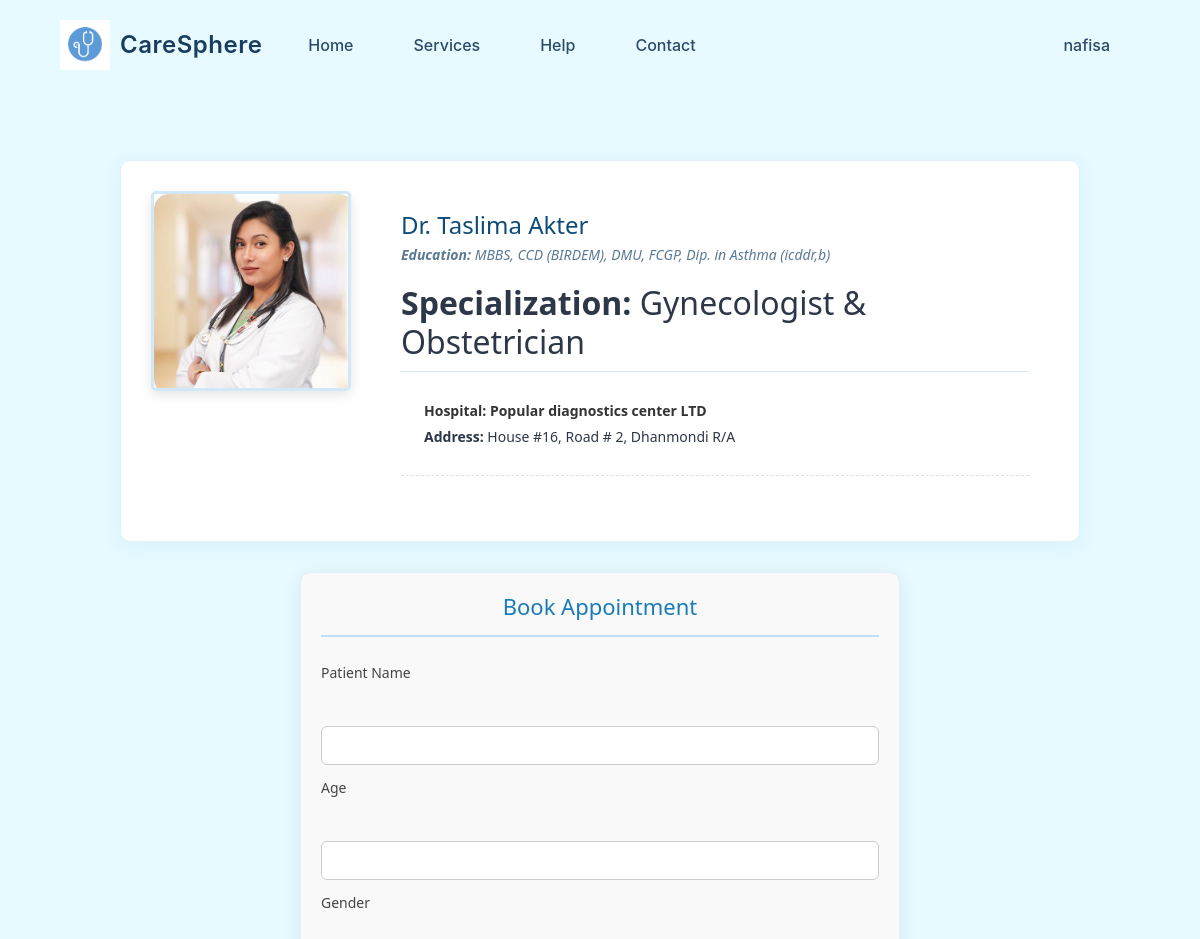
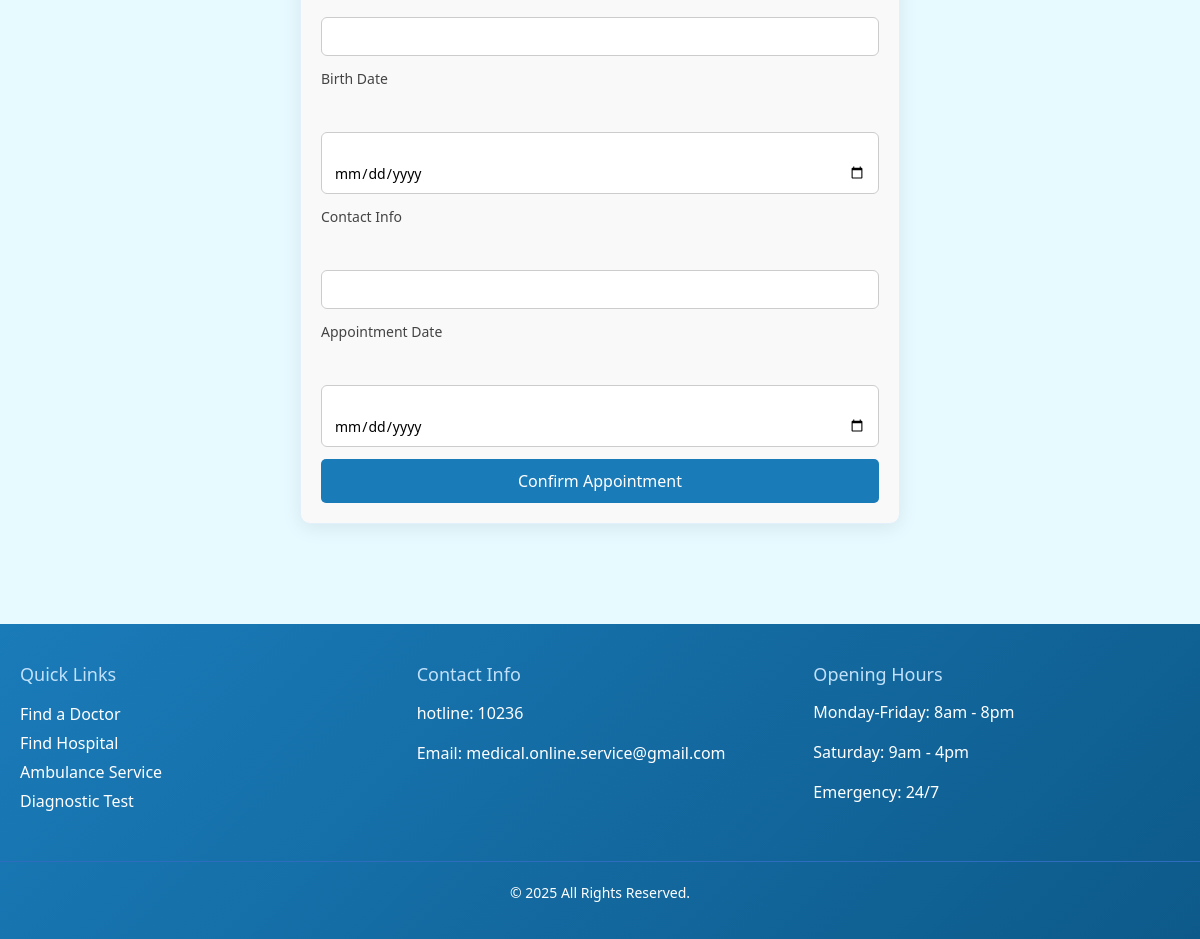
The app's page /book_appointment/4 (signed in) with its own data (2 pictures, top to bottom).
### account/models.py (models this page shows, shortened)
class CustomUser(AbstractUser):
    email = models.EmailField(unique=True)
    phone_number = models.CharField(max_length=15, blank=True,null = True)

### doctors/models.py (models this page shows, shortened)
class Doctor(models.Model):
    name = models.CharField(max_length=200 ,blank=True, null=True)
    profile_pic = models.ImageField(upload_to='doc_img/',blank=True,null=True)
    gender = models.CharField(max_length=10, blank=True, null=True)
    education = models.CharField(max_length=200 ,blank=True, null=True)  # institution name jekhane poralikha korse
    specialization = models.CharField(max_length=200 ,blank=True, null=True)
    Profession = models.CharField(max_length=200 ,blank=True, null=True)
    chamber_address = models.CharField(max_length=200 ,blank=True, null=True)
    city = models.CharField(max_length=100, blank=True, null=True)
    hospitals = models.ManyToManyField('hospital.Hospital', through='Dept')

### hospital/models.py (models this page shows, shortened)
class Hospital(models.Model):
    name = models.CharField(max_length=200 ,blank= True,null=True)
    profile_pic = models.ImageField(upload_to='doc_img/',blank=True, null=True)
    address = models.CharField(max_length=200 ,blank= True,null=True)
    city = models.CharField(max_length=100,blank= True,null=True)
    hotline = models.CharField(max_length=20,blank= True,null=True)
    email = models.EmailField(blank=True,null=True)

### appointment/views.py (the view)
# urls.py: path('book_appointment/<str:id>', ap_views.book_appointment, name='book_appointment'),
@login_required
def book_appointment(request,id ):
    doctor = Doctor.objects.get(pk= id)
    if request.method == 'POST':
        form = AppointmentForm(request.POST,request.FILES)
        if form.is_valid():
            appointment = form.save(commit=False)
            appointment.doctor = doctor
            appointment.user = request.user  # Save the logged-in user
            appointment.save()
            return redirect('doctor_list')
    else:
        form = AppointmentForm()
    context = {
        'form': form,
        'doctor': doctor
    }
    return render(request,template_name='doctors/book_appointment.html', context= context)

### appointment/form.py
class AppointmentForm(forms.ModelForm):
    class Meta:
        model = Appointment
        fields = ['patient_name', 'age', 'gender', 'birth_date', 'contact_info', 'appointment_date']
        widgets = {
            'birth_date': forms.DateInput(attrs={'type': 'date'}),
            'appointment_date': forms.DateInput(attrs={'type': 'date'}),
        }

### template/doctors/book_appointment.html (shortened to what this page needs)
{% extends 'base.html' %}
{% load static %}
{% block body_class %}book-appointment{% endblock %}
{% block content %}
<div class="appointment-container" style="padding: 20px;">
  <div class="doctor-profile-section" style="display: flex; gap: 30px; margin-bottom: 30px;">
    <div class="doctor-image-container">
      <img src="{% if doctor.profile_pic %}{{ doctor.profile_pic.url }}{% else %}{% static 'images/default-doctor.jpg' %}{% endif %}"
           alt="{{ doctor.name }}"
           style="width: 200px; height: 200px; object-fit: cover; border-radius: 15px;">
    </div>
    <div class="doctor-info">
      <h1>{{ doctor.name }}</h1>
      <p class="qualifications"><strong>Education:</strong> {{ doctor.education }}</p>
      <h2><strong>Specialization:</strong> {{ doctor.specialization }}</h2>
      <div class="hospital-info" style="margin-top: 10px;">
        {% for hospital in doctor.hospitals.all %}
          <p><strong>Hospital:</strong> {{ hospital.name }}</p>
          <p><strong>Address:</strong> {{ hospital.address }}</p>
        {% endfor %}
      </div>
    </div>
  </div>
  <div class="appointment-form-section" style="max-width: 600px; margin: auto; padding: 20px; background: #f9f9f9; border-radius: 10px;">
    <h2 style="text-align: center;">Book Appointment</h2>
    <form method="POST" enctype="multipart/form-data" class="appointment-form" style="margin-top: 20px;">
      <div class="form-group" style="margin-bottom: 15px;">
        <label for="patient-name">Patient Name</label><br>
        {{ form.patient_name }}
      </div>
      <div class="form-group" style="margin-bottom: 15px;">
        <label for="age">Age</label><br>
        {{ form.age }}
      </div>
      <div class="form-group" style="margin-bottom: 15px;">
        <label for="gender">Gender</label><br>
        {{ form.gender }}
      </div>
      <div class="form-group" style="margin-bottom: 15px;">
        <label for="birth-date">Birth Date</label><br>
        {{ form.birth_date }}
      </div>
      <div class="form-group" style="margin-bottom: 15px;">
        <label for="contact-info">Contact Info</label><br>
        {{ form.contact_info }}
      </div>
      <div class="form-group" style="margin-bottom: 15px;">
        <label for="appointment-date">Appointment Date</label><br>
        {{ form.appointment_date }}
      </div>
      <button type="submit" class="submit-btn" style="width: 100%; padding: 10px; background-color: #4CAF50; border: none; color: white; border-radius: 5px; margin-top: 10px;">
        Confirm Appointment
      </button>
    </form>
  </div>
</div>
{% endblock %}

### template/navbar.html (shortened to what this page needs)
{% load static %}
<nav class="navbar navbar-expand-lg navbar-light">
  <a class="navbar-brand" href="{% url 'home' %}">
    <img src="{% static 'image/logo6.png' %}" alt="Logo" height="50" width="auto" class="d-inline-block align-middle me-3">
    CareSphere
  </a>
  <div class="collapse navbar-collapse" id="navbarSupportedContent">
    <ul class="navbar-nav mr-auto">
      <li class="nav-item">
        <a class="nav-link" href="{% url 'home' %}">Home</a>
      </li>
      <li class="nav-item dropdown">
        <a class="nav-link" href="#" id="navbarDropdown1" role="button" data-toggle="dropdown" aria-haspopup="true" aria-expanded="false">
          Services
        </a>
      </li>
      <li class="nav-item dropdown">
        <a class="nav-link " href="#" id="navbarDropdown2" role="button" data-toggle="dropdown" aria-haspopup="true" aria-expanded="false">
          Help
        </a>
      </li>
      <li class="nav-item dropdown">
        <a class="nav-link " href="#" id="navbarDropdown3" role="button" data-toggle="dropdown" aria-haspopup="true" aria-expanded="false">
          Contact
        </a>
      </li>
    </ul>
    <ul class="navbar-nav ml-auto">
      {% if user.is_authenticated %}
        <li class="nav-item dropdown">
          <a class="nav-link " href="#" id="userDropdown" role="button" data-toggle="dropdown" aria-haspopup="true" aria-expanded="false">
            {{ user.get_full_name|default:user.username }}
          </a>
        </li>
      {% else %}
        <li class="nav-item">
          <a class="nav-link login-btn" href="{% url 'login' %}">Login/Register</a>
        </li>
      {% endif %}
    </ul>
  </div>
</nav>

### static/css/styles.css (style rules this page uses)
html { box-sizing: border-box; height: 100%; overflow-x: hidden; }
*, *::before, *::after { box-sizing: inherit; }
body { font-family: 'Segoe UI', Arial, sans-serif; margin: 0; padding: 0; background-color: #f8fafc; color: #2d3748; min-height: 100vh; display: flex; flex-direction: column; width: 100%; max-width: 100vw; position: relative; overflow-x: hidden; }

### static/css/register.css (style rules this page uses)
.navbar { position: absolute; top: 0; left: 0; width: 100%; background-color: transparent !important; z-index: 1; box-shadow: none !important; }
.form-group { margin-bottom: 20px; }
.form-group label { display: block; margin-bottom: 8px; color: #555; font-size: 14px; font-weight: 500; }
.form-group input { width: 100%; padding: 12px 15px; border: 1px solid #ddd; border-radius: 8px; font-size: 16px; transition: all 0.3s; }

### static/css/navbar.css (style rules this page uses)
.navbar { background-color: #ffffff; box-shadow: 0 2px 10px rgba(0, 0, 0, 0.05); padding: 15px 5%; font-family: 'Inter', sans-serif; position: sticky; top: 0; z-index: 1000; }
.navbar-brand { font-weight: 600; color: #1a3c5e !important; font-size: 1.5rem; letter-spacing: 0.5px; display: flex; align-items: center; gap: 10px; }
.navbar-brand img { height: 50px; width: auto; transition: transform 0.3s ease; }
.nav-link { color: #2d4a6b !important; font-weight: 500; margin: 0 15px; padding: 10px 15px !important; font-size: 1rem; position: relative; transition: color 0.3s ease; }
.nav-link::after { content: ''; position: absolute; width: 0; height: 2px; bottom: 5px; left: 15px; background-color: #007bff; transition: width 0.3s ease; }

### static/css/doc_search.css (style rules this page uses)
.qualifications { color: #666; font-style: italic; font-size: 16px; margin-bottom: 20px; }
.doctor-info { flex: 1; padding: 20px; }
.qualifications { color: #666; font-size: 13px; margin: 0 0 10px 0; line-height: 1.4; }
.hospital-info { margin: 15px 0; padding: 10px 0; border-top: 1px dashed #e0e0e0; border-bottom: 1px dashed #e0e0e0; }
.hospital-info p { margin: 5px 0; font-size: 14px; }
.hospital-info p:first-child { font-weight: 600; color: #333; }

### static/css/hospital_list.css (style rules this page uses)
.hospital-info { flex: 1; padding: 23px; }
.hospital-info p { margin: 5px 0; font-size: 14px; }
.hospital-info p:first-child { font-weight: 600; color: #333; }

### static/css/upload_hospital.css (style rules this page uses)
.form-group { margin-bottom: 25px; }
.form-group label { display: block; font-weight: 500; color: #444; font-size: 15px; margin-bottom: 8px; }
.submit-btn { width: 100%; padding: 16px; background: #3b82f6; color: white; border: none; border-radius: 8px; font-size: 1.1rem; font-weight: 600; cursor: pointer; transition: all 0.3s ease; margin-top: 15px; display: flex; align-items: center; justify-content: center; gap: 10px; }

### static/css/upload_doctor.css (style rules this page uses)
.form-group { margin-bottom: 1.5rem; }
.form-group label { display: block; font-weight: 500; color: #444; font-size: 0.95rem; margin-bottom: 0.5rem; }
.form-group input, .form-group select, .form-group textarea { width: 100%; padding: 0.75rem; border: 1px solid #ddd; border-radius: 0.375rem; font-size: 1rem; transition: all 0.3s ease; }
.submit-btn { width: 90%; padding: 0.875rem; background-color: #3b82f6; color: white; border: none; border-radius: 0.375rem; font-size: 1rem; font-weight: 500; cursor: pointer; transition: all 0.3s ease; margin-top: 1rem; }
form { font-family: 'Segoe UI', Tahoma, Geneva, Verdana, sans-serif; font-size: 14px; color: #333; }
.form-group { margin-bottom: 16px; }
.form-group label { display: block; margin-bottom: 4px; font-weight: 500; }
.form-group input, .form-group select, .form-group textarea { width: 100%; padding: 6px 10px; font-size: 13px; border: 1px solid #ccc; border-radius: 6px; background-color: #fff; box-sizing: border-box; height: 34px; }

### static/css/ambulance_req.css (style rules this page uses)
.form-group { display: flex; flex-direction: column; gap: 8px; }
.form-group label { font-weight: 500; color: #444; font-size: 15px; }

### records on screen
CustomUser: get_full_name "nafisa"
Doctor: profile_pic (picture), name "Dr. Taslima Akter", education "MBBS, CCD (BIRDEM), DMU, FCGP, Dip. in Asthma (icddr,b)", specialization "Gynecologist & Obstetrician"
Hospital: name "Popular diagnostics center LTD", address "House #16, Road # 2, Dhanmondi R/A"
